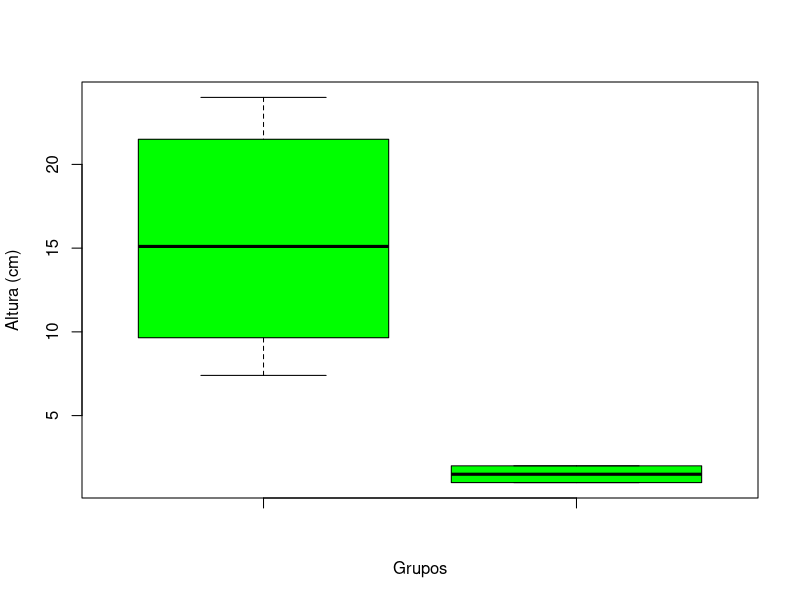
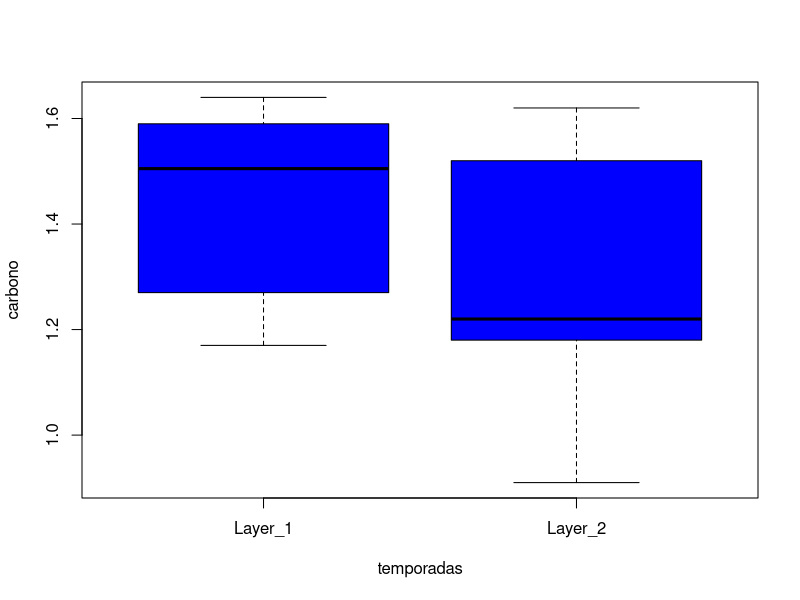

Recreate these plots in R, in order. (Note: this script raises an error after producing the figures.)
# Yarely Danay Davila Martinez 
#2133638
#15/10/2024

grupo <- gl(2,10, labels = c("grupo_1", "grupo_2"))
altura <- c(23, 17.4, 17, 20.5, 22.7, 24, 22.5, 22.7, 19.4, 18.8, 8.5, 9.6, 
            7.7, 10.1, 9.7, 13.2, 10.3, 9.1, 10.5, 7.4)
datos <- data.frame(grupo, altura)


#determinar medias

tapply(datos$altura, datos$grupo, mean)

boxplot(datos$altura, datos$grupo, ylab = "Altura (cm)", 
        xlab = "Grupos", col = "green")

shapiro.test(datos$altura)
bartlett.test(datos$altura ~ datos$grupo)

t.test(datos$altura ~ datos$grupo, var.equal = T, alternative = "greater")



grupo <- gl(2, 10, labels = c("Layer_1", "Layer_2"))
carbono <-c(1.59, 1.39, 1.64, 1.17, 1.27, 1.58, 1.64, 1.53, 1.21, 1.48, 1.21, 
            0.92, 1.31, 1.52, 1.62, 0.91, 1.23, 1.21, 1.58, 1.18)
datos <- data.frame(grupo, carbono)

tapply(datos$carbono, datos$grupo, mean)
boxplot(datos$carbono ~ datos$grupo, col = "blue",
        xlab = "temporadas",
        ylab = "carbono")

t.test(datos$carbono ~ datos$grupo, paired = T, alternative = "less")

